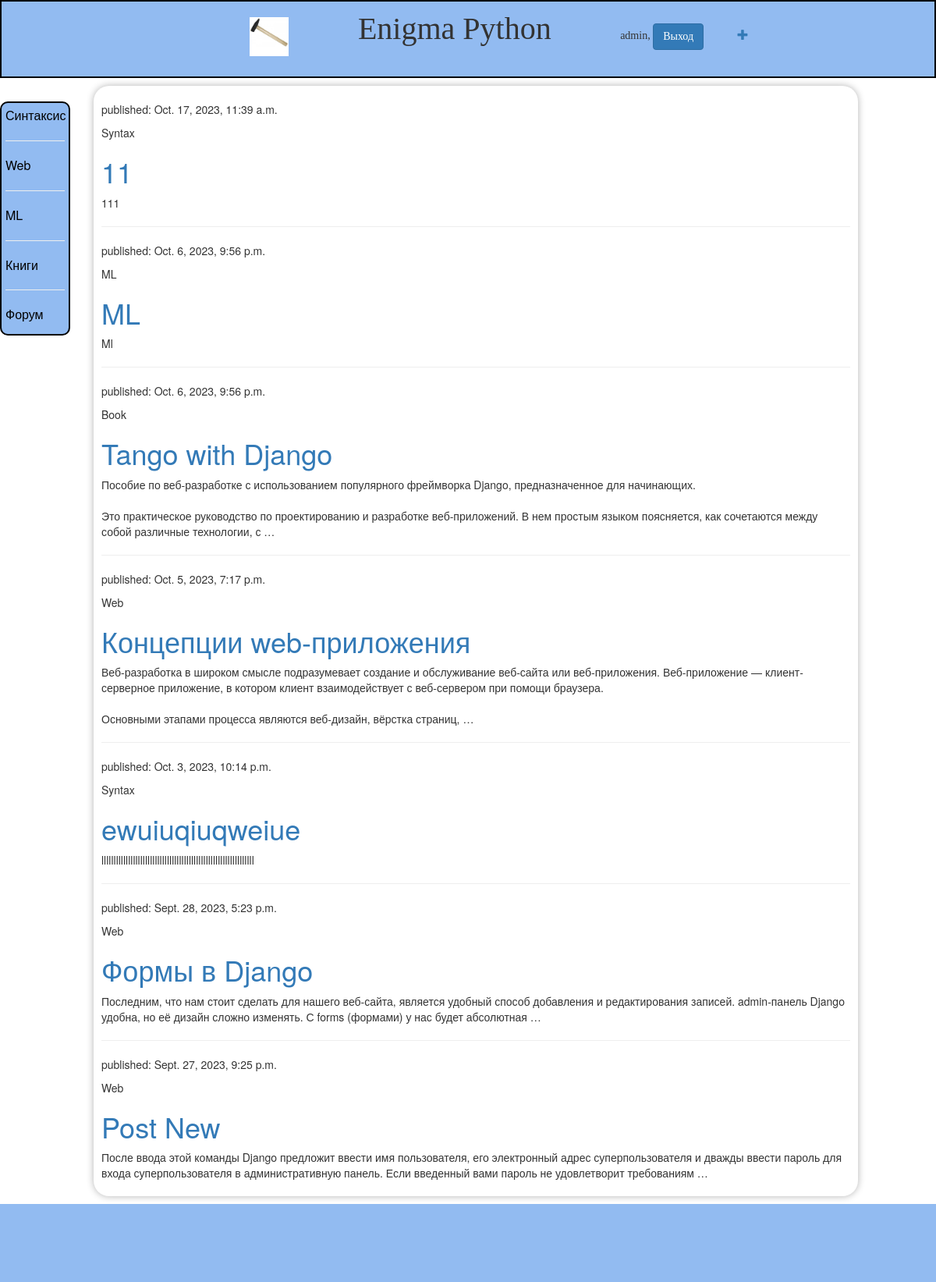
The app's page / (signed in) with its own data.
### coolsite/models.py (models this page shows, shortened)
class Post(models.Model):
    AUTHOR_CHOICES = (
        ('ML', 'Machine Learning'),
        ('Web', 'Web Development'),
        ('Syntax', 'Programming Syntax'),
        ('Book', 'Book Reviews'),
    )
    author = models.ForeignKey(settings.AUTH_USER_MODEL, on_delete=models.CASCADE)
    choice = models.CharField(max_length=10, choices=AUTHOR_CHOICES, default='Syntax')
    title = models.CharField(max_length=200)
    text = models.TextField()
    img = models.ImageField(upload_to='images/', default='default_image.jpg')
    created_date = models.DateTimeField(default=timezone.now)
    published_date = models.DateTimeField(blank=True, null=True)
    def get_absolute_url(self):
        return reverse('post_detail', args=[str(self.pk)])

### coolsite/views.py (the view)
# urls.py: path('', views.index, name='home'),
def index(request):
    post = Post.objects.filter(published_date__lte=timezone.now()).order_by('-published_date')
    return render(request, 'blog/index.html', {'post': post, 'menu': menu})

### coolsite/templates/blog/index.html
{% extends 'base.html' %}
{% block content %}
        <p>{% for post in post %}</p>
            <p>published: {{ post.published_date }}</p>
            <p> {{ post.choice }}</p>
            <h1><a href="{{ post.get_absolute_url }}">{{ post.title }}</a></h1
            <p>{{ post.text|linebreaksbr|truncatewords:30 }}</p>
            {% if not forloop.last %}
            <hr>
            {% endif %}
    {% endfor %}
{% endblock %}

### coolsite/templates/blog/menu.html
{% load static %}
<div class="menu">
    <nav>
      <ul>
          <li><a href={% url 'home' %} class="logo">
            <img src="{% static 'img/icon.png' %}" alt="Логотип">
            </a></li>
          <li class="logo-txt">Enigma Python</li>
          {% if user.is_authenticated %}
          <li>{{ user.username }}, <a href="{% url 'account_logout' %}" class="btn btn-primary" > Выход </a> </li>
          <a href="{% url 'post_new' %}" class="top-menu"><span class="glyphicon glyphicon-plus"></span></a>
          {% else %}
          <li><a href="{% url 'account_login' %}" class="btn btn-primary" >Вход </a>
              <a href="{% url 'account_signup' %}" class="btn btn-primary" > Регистрация</a>
          {% endif %}
      </ul>
    </nav>
</div>
<div class="menu-left">
    <nav>
   {% for menu_items in menu %}
    <li>
        <a href="{% url menu_items.url_name %}">{{ menu_items.title }}</a>
        {% if not forloop.last %}
        <hr>
        {% endif %}
    </li>
    {% endfor %}
    </nav>
</div>

### coolsite/static/css/coolsite.css (style rules this page uses)
body { height: 100%; margin: 0; }

### coolsite/static/css/menu.css (style rules this page uses)
.menu { background-color: #92bbf1; width: 100%; height: 100px; font-family: 'Lobster'; display: flex; align-items: center; justify-content: center; border: 2px solid black; }
.menu nav { text-align: center; }
.menu nav ul { list-style-type: none; }
.menu nav li { margin-right: 40px; display: inline; margin-left: 40px; margin-top: 20px; }
.menu nav a { text-decoration: none; }
.logo { display: inline-block; margin-bottom: 10px; }
.logo img { max-width: 50px; height: 50px; }
.logo-txt { font-size: 40px; border-radius: 4px; padding: 5px; }
.menu-left { padding: 5px; background-color: #92bbf1; margin-top: 30px; width: 90px; height: 300px; position: fixed; border: 2px solid black; border-radius: 10px; }
.menu-left nav a { text-decoration: none; color: black; }
.menu-left nav li { font-size: 16px; display: block; }

### records on screen
Post: published_date "Oct. 17, 2023, 11:39 a.m.", choice "Syntax", title "11", text "111"
Post: published_date "Oct. 6, 2023, 9:56 p.m.", choice "ML", title "ML", text "Ml"
Post: published_date "Oct. 6, 2023, 9:56 p.m.", choice "Book", title "Tango with Django", text "Пособие по веб-разработке с использованием популярного фреймворка Django, предназначенное для начинающих. Это практическое руководство по проектированию и разработке веб-приложений. В нем простым языком поясняется, как сочетаются между собой различные технологии, с …"
Post: published_date "Oct. 5, 2023, 7:17 p.m.", choice "Web", title "Концепции web-приложения", text "Веб-разработка в широком смысле подразумевает создание и обслуживание веб-сайта или веб-приложения. Веб-приложение — клиент-серверное приложение, в котором клиент взаимодействует с веб-сервером при помощи браузера. Основными этапами процесса являются веб-дизайн, вёрстка страниц, …"
Post: published_date "Oct. 3, 2023, 10:14 p.m.", choice "Syntax", title "ewuiuqiuqweiue", text "lllllllllllllllllllllllllllllllllllllllllllllllllllllllllllllll"
Post: published_date "Sept. 28, 2023, 5:23 p.m.", choice "Web", title "Формы в Django", text "Последним, что нам стоит сделать для нашего веб-сайта, является удобный способ добавления и редактирования записей. admin-панель Django удобна, но её дизайн сложно изменять. С forms (формами) у нас будет абсолютная …"
Post: published_date "Sept. 27, 2023, 9:25 p.m.", choice "Web", title "Post New", text "После ввода этой команды Django предложит ввести имя пользователя, его электронный адрес суперпользователя и дважды ввести пароль для входа суперпользователя в административную панель. Если введенный вами пароль не удовлетворит требованиям …"

### other values on screen
{{ user.username }} "admin"
{{ menu_items.title }} "Синтаксис" "Web" "ML" "Книги" "Форум"
